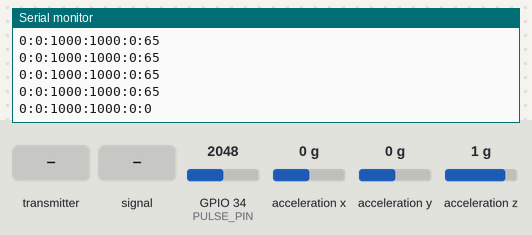
Recording of a sketch running on a simulated ESP32. Shown: the last lines printed to the serial monitor. Wiring (inferred from the names in the program): MPU-6050 motion sensor at I2C address 0x68. Inputs (shaded band) come from the test bench; at power-on: acceleration x 0 g, GPIO 34 (PULSE_PIN) = 2048, acceleration y 0 g, acceleration z 1 g (analog values on the 0–4095 scale). Random numbers use the default seed unless the sketch sets one.

Above: at 1.6 s.
1.7 s: the transmitter starts sending message = 0
3.7 s: GPIO 34 (PULSE_PIN) fed a 200 Hz sine of ±327 counts around its level
At 4.07 s:
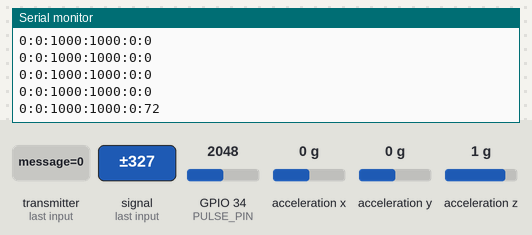
5.2 s: acceleration x set to -1.4 g
At 5.22 s:
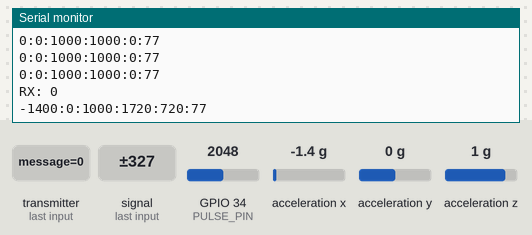
6.7 s: GPIO 34 (PULSE_PIN) set to 2866
At 6.77 s:
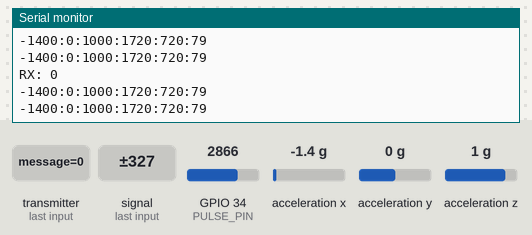
8.2 s: acceleration y set to -1.4 g
At 8.27 s:
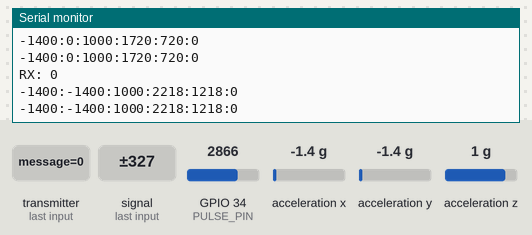
9.7 s: GPIO 34 (PULSE_PIN) fed a 1000 Hz sine of ±1023 counts around its level
At 10.12 s:
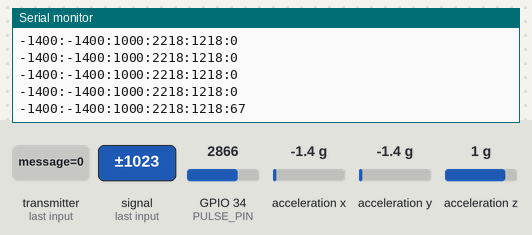
Timing chart, 0 to 12.2 s (numbered marks = the images above; inputs shaded):
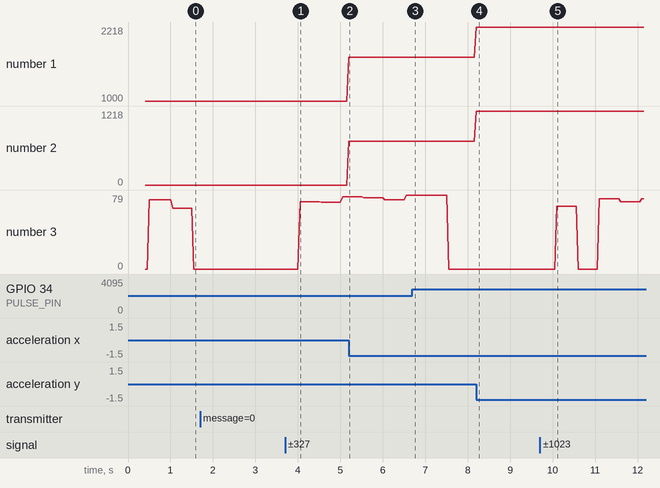

Measured:
- after the input at 3.7 s, the serial monitor: prints a new line after 0.35 s (image 1)
- after the input at 5.2 s, the serial monitor: prints a new line at once (image 2)
- after the input at 8.2 s, the serial monitor: prints a new line at once (image 4)
- after the input at 9.7 s, the serial monitor: prints a new line after 0.40 s (image 5)
- plotted number 1: 1000 → 1720 after the input at 5.2 s, 1720 → 2218 after the input at 8.2 s
- plotted number 2: 0 → 720 after the input at 5.2 s, 720 → 1218 after the input at 8.2 s
- plotted number 3: 0 → 77 after the input at 3.7 s, 0 → 75 after the input at 9.7 s

The sketch:

sending_info_arduino_Q.ino
```cpp
#include <Wire.h>
#include <math.h>
#include <esp_now.h>
#include <WiFi.h>
#include <Arduino.h>

// ===================== MPU6050 CONFIG =====================
static const uint8_t MPU_ADDR = 0x68;
static const int SDA_PIN = 21;
static const int SCL_PIN = 22;

static const uint8_t PMK_KEY[16] = {
  0x1A,0x2B,0x3C,0x4D,0x5E,0x6F,0x70,0x81,
  0x92,0xA3,0xB4,0xC5,0xD6,0xE7,0xF8,0x09
};

static const uint8_t LMK_KEY[16] = {
  0x55,0x44,0x33,0x22,0x11,0x00,0xAA,0xBB,
  0xCC,0xDD,0xEE,0xFF,0x10,0x20,0x30,0x40
};


// ===================== ESP-NOW PACKET =====================
typedef struct {
  char message[80];   // enough for 6 ints + colons
} DataPacket;

DataPacket txData;
DataPacket rxData;

// Put the OTHER ESP32's MAC here (receiver)
uint8_t peerMAC[] = {0xB0, 0xCB, 0xD8, 0xE6, 0x1A, 0x50}; // Arduino B0:CB:D8:E6:1A:50

// ===================== BPM CODE (UNCHANGED LOGIC) =====================

float gaussianRandom(float mean, float stddev) {
  // Box-Muller transform
  float u1 = random(1, 10000) / 10000.0;  // uniform (0,1)
  float u2 = random(1, 10000) / 10000.0;

  float z0 = sqrt(-2.0 * log(u1)) * cos(2.0 * PI * u2);  // standard normal
  return z0 * stddev + mean;  // scale and shift
}

// ========= CONFIG =========
static const int PULSE_PIN = 34;

// Sampling
static const int SAMPLE_HZ = 250;
static const int SAMPLE_US = 1000000 / SAMPLE_HZ;

// Filters
static const float DC_ALPHA  = 0.01f;
static const float ENV_ALPHA = 0.12f;
static const float THR_ALPHA = 0.01f;
static const float THR_OFFSET = 15.0f;

// Beat detection
static const int REFRACTORY_MS = 420;     // prevents double-counting
static const int NO_BPM_TIMEOUT = 750;   // if no beat for 2.5s → NO BPM

// ========= STATE =========
unsigned long lastSampleUs = 0;
unsigned long lastBeatMs   = 0;
unsigned long lastPrintMs  = 0;

float dc = 0.0f;
float env = 0.0f;
float thr = 0.0f;
float lastEnv = 0.0f;

bool armed = false;
float peakEnv = 0.0f;

bool bpmPresent = false;

// We store latest BPM int here (this is the only "integration" part)
volatile int latestBpmInt = 0;

// ESP32 sometimes doesn't define A0 depending on board variant.
// This keeps YOUR randomSeed(analogRead(A0)) line intact.
#ifndef A0
#define A0 36
#endif

// Call this often (non-blocking); logic inside is unchanged
void updateBpmLogic() {

  // ----- Fixed sampling -----
  unsigned long nowUs = micros();
  if (nowUs - lastSampleUs < SAMPLE_US) return;
  lastSampleUs += SAMPLE_US;

  unsigned long nowMs = millis();

  // ----- Read signal -----
  int raw = analogRead(PULSE_PIN);

  // ----- DC removal -----
  dc = (1.0f - DC_ALPHA) * dc + DC_ALPHA * raw;
  float hp = raw - dc;

  // ----- Envelope -----
  float rect = fabsf(hp);
  env = (1.0f - ENV_ALPHA) * env + ENV_ALPHA * rect;

  // ----- Adaptive threshold -----
  thr = (1.0f - THR_ALPHA) * thr + THR_ALPHA * env;
  float dynamicThr = thr + THR_OFFSET;

  // ----- Peak-based beat detection -----
  bool crossUp = (env > dynamicThr) && (lastEnv <= dynamicThr);

  if (crossUp) {
    armed = true;
    peakEnv = env;
  }

  if (armed) {
    if (env > peakEnv) peakEnv = env;

    // confirm peak when falling 3%
    if (env < peakEnv * 0.97f) {
      if (nowMs - lastBeatMs >= REFRACTORY_MS) {
        lastBeatMs = nowMs;
        bpmPresent = true;   // we detected a beat
      }
      armed = false;
    }
  }

  lastEnv = env;

  // ----- BPM presence timeout -----
  if (nowMs - lastBeatMs > NO_BPM_TIMEOUT) {
    bpmPresent = false;
  }

  // ----- Print state every 500 ms -----
  // (We do NOT print; we store exactly what you would've printed.)
  if (nowMs - lastPrintMs > 500) {
    lastPrintMs = nowMs;

    if (bpmPresent) {
      float value = gaussianRandom(75, 4.0);
      latestBpmInt = (int)value;
    } else {
      latestBpmInt = 0;
    }
  }
}

// ===================== MPU6050 HELPERS =====================
void mpuWriteByte(uint8_t reg, uint8_t data) {
  Wire.beginTransmission(MPU_ADDR);
  Wire.write(reg);
  Wire.write(data);
  Wire.endTransmission(true);
}

bool mpuReadBytes(uint8_t startReg, uint8_t *buf, size_t len) {
  Wire.beginTransmission(MPU_ADDR);
  Wire.write(startReg);
  if (Wire.endTransmission(false) != 0) return false;

  size_t got = Wire.requestFrom((int)MPU_ADDR, (int)len, (int)true);
  if (got != len) return false;

  for (size_t i = 0; i < len; i++) buf[i] = Wire.read();
  return true;
}

bool readAccelG(float &ax, float &ay, float &az) {
  uint8_t d[6];
  if (!mpuReadBytes(0x3B, d, 6)) return false;

  int16_t rawAx = (int16_t)((d[0] << 8) | d[1]);
  int16_t rawAy = (int16_t)((d[2] << 8) | d[3]);
  int16_t rawAz = (int16_t)((d[4] << 8) | d[5]);

  // ±2g => 16384 LSB/g
  ax = rawAx / 16384.0f;
  ay = rawAy / 16384.0f;
  az = rawAz / 16384.0f;
  return true;
}

// ===================== ESP-NOW CALLBACKS =====================
void onSent(const wifi_tx_info_t *info, esp_now_send_status_t status) {
  // optional: keep minimal
  // Serial.println(status == ESP_NOW_SEND_SUCCESS ? "TX OK" : "TX FAIL");
}

void onReceive(const esp_now_recv_info *info, const uint8_t *incomingData, int len) {
  int copyLen = min((int)sizeof(rxData), len);
  memcpy(&rxData, incomingData, copyLen);

  Serial.print("RX: ");
  Serial.println(rxData.message);
}

bool addPeer(const uint8_t *mac) {
  esp_now_peer_info_t peerInfo = {};
  memcpy(peerInfo.peer_addr, mac, 6);
  peerInfo.channel = 0;
  peerInfo.encrypt = true;                 // <-- enable encryption
  memcpy(peerInfo.lmk, LMK_KEY, 16);       // <-- shared per-peer key

  if (esp_now_is_peer_exist(mac)) return true;
  return (esp_now_add_peer(&peerInfo) == ESP_OK);
}


// ===================== SETUP =====================
void setup() {
  Serial.begin(115200);
  delay(300);

  // --- MPU I2C ---
  Wire.begin(SDA_PIN, SCL_PIN);
  Wire.setClock(400000);
  mpuWriteByte(0x6B, 0x00); // wake
  mpuWriteByte(0x1C, 0x00); // ±2g

  // --- BPM ADC setup (same as your code) ---
  analogReadResolution(12);
  analogSetPinAttenuation(PULSE_PIN, ADC_11db);
  lastSampleUs = micros();
  randomSeed(analogRead(A0));

  // --- ESP-NOW ---
  WiFi.mode(WIFI_STA);
  WiFi.disconnect(true, true);
  delay(100);

  Serial.print("My MAC: ");
  Serial.println(WiFi.macAddress());

  if (esp_now_init() != ESP_OK) {
    Serial.println("ESP-NOW init failed");
    while (true) {}
  }
  esp_now_set_pmk(PMK_KEY);
  esp_now_register_send_cb(onSent);
  esp_now_register_recv_cb(onReceive);

  if (!addPeer(peerMAC)) {
    Serial.println("Peer add failed");
    while (true) {}
  }

  Serial.println("Streaming ax:ay:az:mag:delta:bpm");
}

// ===================== LOOP =====================
void loop() {
  // Keep BPM sampler running at 250Hz (non-blocking)
  updateBpmLogic();

  // Send accel packet at ~20 Hz
  static unsigned long lastTxMs = 0;
  unsigned long nowMs = millis();
  if (nowMs - lastTxMs < 50) return;
  lastTxMs = nowMs;

  float ax, ay, az;
  if (!readAccelG(ax, ay, az)) return;

  float mag   = sqrtf(ax*ax + ay*ay + az*az);
  float delta = fabsf(mag - 1.0f);

  // scale ×1000 for accel/mag/delta
  int ax_i  = (int)(ax * 1000);
  int ay_i  = (int)(ay * 1000);
  int az_i  = (int)(az * 1000);
  int mag_i = (int)(mag * 1000);
  int del_i = (int)(delta * 1000);

  int bpm_i = latestBpmInt; // NOT scaled

  // ax:ay:az:mag:delta:bpm
  snprintf(txData.message, sizeof(txData.message),
           "%d:%d:%d:%d:%d:%d",
           ax_i, ay_i, az_i, mag_i, del_i, bpm_i);

  esp_now_send(peerMAC, (uint8_t*)&txData, sizeof(txData));

  // Optional debug
  Serial.println(txData.message);
}
```
